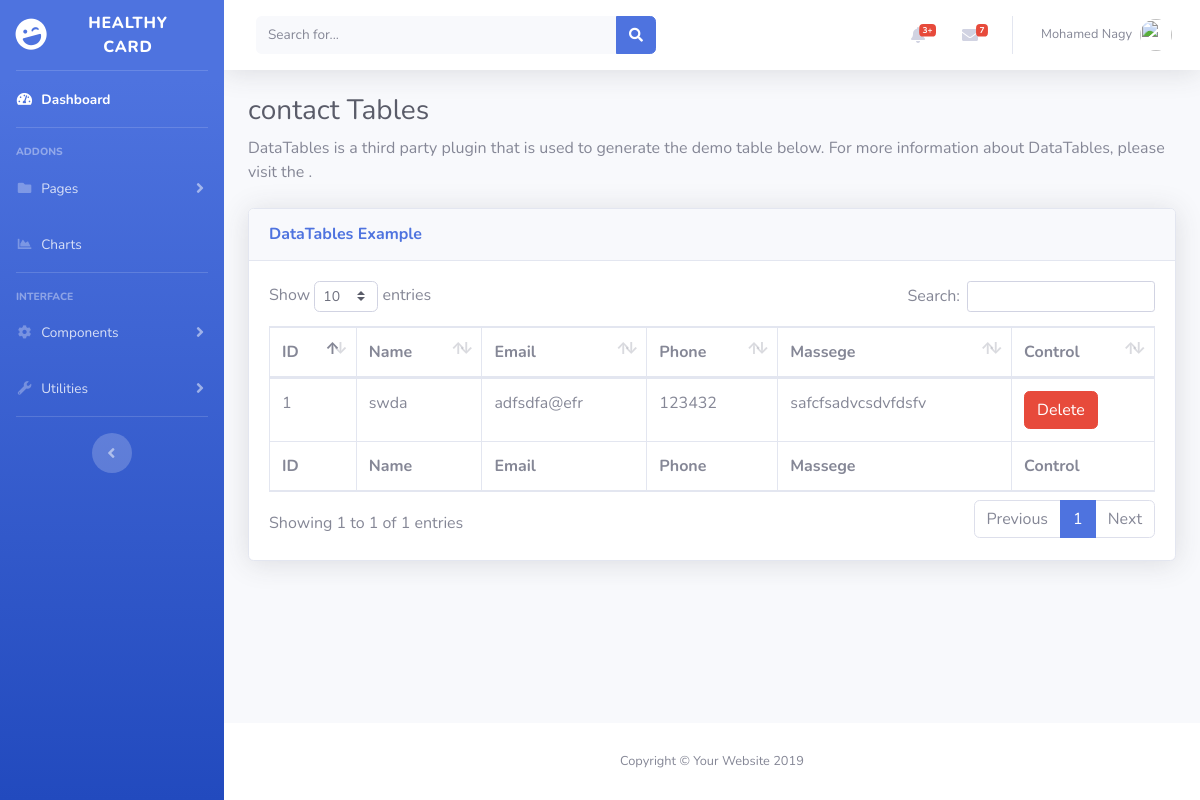
The page /admin/contact.php (signed in) on the database its author committed.
### tables this page shows
CREATE TABLE `uner` (
  `id` int(11) NOT NULL,
  `username` varchar(255) NOT NULL,
  `email` varchar(255) NOT NULL,
  `password` varchar(255) NOT NULL,
  `priv` int(11) NOT NULL
);

CREATE TABLE `contact_us` (
  `id` int(11) NOT NULL,
  `username` varchar(255) NOT NULL,
  `email` varchar(255) NOT NULL,
  `phone` varchar(100) NOT NULL,
  `massege` text NOT NULL
);

### admin/design/contact/contact.php (the view, shortened to what this page needs)
<div class="card shadow mb-4">
        <div class="card-header py-3">
          <h6 class="m-0 font-weight-bold text-primary">DataTables Example</h6>
        </div>
        <div class="card-body">
          <div class="table-responsive">
            <table class="table table-bordered" id="dataTable" width="100%" cellspacing="0">
              <thead>
                <tr>
                  <th>ID</th>
                  <th>Name</th>
                  <th>Email</th>
                  <th>Phone</th>
                  <th>Massege</th>
                  <th>Control</th>
                </tr>
              </thead>
              <tfoot>
                <tr>
                  <th>ID</th>
                  <th>Name</th>
                  <th>Email</th>
                  <th>Phone</th>
                  <th>Massege</th>
                  <th>Control</th>
                </tr>
              </tfoot>
              <tbody>
<?php
    require_once "functions/connect.php";
    $select = "SELECT * FROM contact_us";
    $query    = $conn -> query($select);
    $id       = 0;
    foreach ($query as $con) {
?>
                <tr>
                  <td><?= ++$id ?></td>
                  <td><?= $con['username'] ?></td>
                  <td><?= $con['email'] ?></td>
                  <td><?= $con['phone'] ?></td>
                  <td><?= $con['massege'] ?></td>
                  <td>
                      <button type="button" class="btn btn-danger" data-toggle="modal" data-target="#q<?php echo $con['id']?>">
                         Delete
                      </button>
                   </td>
                </tr>
    <?php } ?>
              </tbody>
            </table>
          </div>
        </div>
      </div>

### admin/includes/header.php (shortened to what this page needs)
<nav class="navbar navbar-expand navbar-light bg-white topbar mb-4 static-top shadow">
<form class="d-none d-sm-inline-block form-inline mr-auto ml-md-3 my-2 my-md-0 mw-100 navbar-search">
  <div class="input-group">
    <input type="text" class="form-control bg-light border-0 small" placeholder="Search for..." aria-label="Search" aria-describedby="basic-addon2">
    <div class="input-group-append">
      <button class="btn btn-primary" type="button">
        <i class="fas fa-search fa-sm"></i>
      </button>
    </div>
  </div>
</form>
<ul class="navbar-nav ml-auto">
  <li class="nav-item dropdown no-arrow mx-1">
    <a class="nav-link dropdown-toggle" href="#" id="alertsDropdown" role="button" data-toggle="dropdown" aria-haspopup="true" aria-expanded="false">
      <i class="fas fa-bell fa-fw"></i>
      <span class="badge badge-danger badge-counter">3+</span>
    </a>
  </li>
  <li class="nav-item dropdown no-arrow mx-1">
    <a class="nav-link dropdown-toggle" href="#" id="messagesDropdown" role="button" data-toggle="dropdown" aria-haspopup="true" aria-expanded="false">
      <i class="fas fa-envelope fa-fw"></i>
      <span class="badge badge-danger badge-counter">7</span>
    </a>
  </li>
  <?php
  $nam  = $_SESSION['name'];
  $id  = $_SESSION['login'];
   require_once "functions/connect.php";
   $sel  = "SELECT * FROM $nam  WHERE  id = $id";
   $query = $conn -> query($sel);
   $name  = $query -> fetch_assoc();
  ?>
  <li class="nav-item dropdown no-arrow">
    <a class="nav-link dropdown-toggle" href="#" id="userDropdown" role="button" data-toggle="dropdown" aria-haspopup="true" aria-expanded="false">
      <span class="mr-2 d-none d-lg-inline text-gray-600 small"><?php echo @$name['username'] ?></span>
      <img class="img-profile rounded-circle" src="https://source.unsplash.com/QAB-WJcbgJk/60x60">
    </a>
  </li>
</ul>
</nav>

### rows shown on the page
uner: username "Mohamed Nagy"
contact_us: username "swda", email "adfsdfa@efr", phone "123432", massege "safcfsadvcsdvfdsfv"
